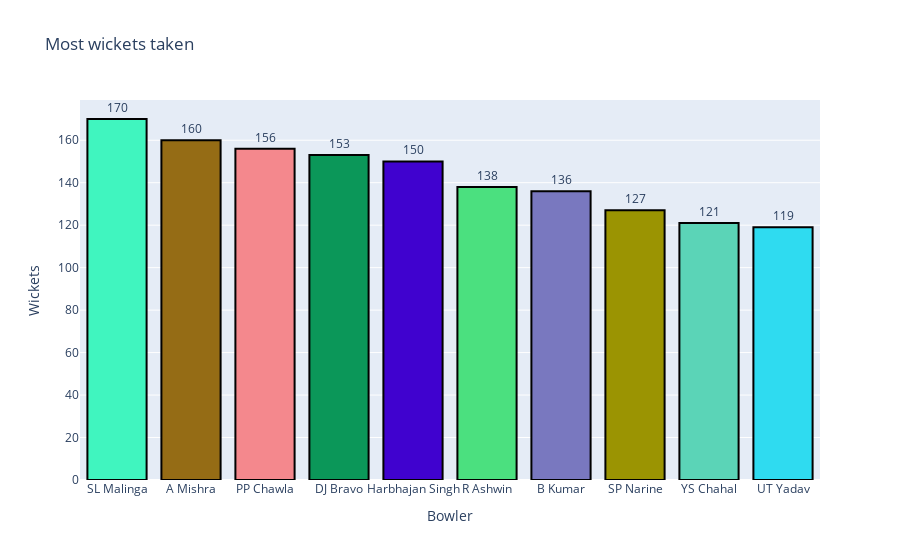

Notebook code for this chart:
### Markdown cell above
### Bowlers with most wickets<a id="2b"></a>

### Code cell
l3 = [];l4 = []
wickets_by_bowler = ['caught', 'bowled', 'lbw', 'stumped', 'hit wicket', 'caught and bowled']
w = df[df['dismissal_kind'].isin(wickets_by_bowler)]['bowler'].values
diss = [(i,w.tolist().count(i)) for i in set(w)]
diss.sort(key=lambda x: x[1])
b = diss[-10:]
b.reverse()
for i in b:
    l3.append(i[0])
    l4.append(i[1])
 
fig = go.Figure([go.Bar(x=l3, y= l4,text = l4,textposition='outside',marker=dict(color=random_colors(10), line=dict(color='#000000', width=2)))])
layout = go.Layout(title = 'Most wickets taken',xaxis=dict(title='Bowler',tickmode='linear'),yaxis=dict(title='Wickets'))
fig.update_layout(layout)
iplot(fig)

### Figure 1 — Plotly figure (JSON) as saved in the notebook; plotly's stock layout.template omitted (floating-point values rounded to 4 significant figures)
{"data": [{"marker": {"color": ["#40F5BF", "#956C15", "#F4888D", "#0B9759", "#4002CF", "#4BE07F", "#7978BF", "#9B9402", "#5BD4B7", "#2FDBF0"], "line": {"color": "#000000", "width": 2}}, "text": ["170", "160", "156", "153", "150", "138", "136", "127", "121", "119"], "textposition": "outside", "type": "bar", "x": ["SL Malinga", "A Mishra", "PP Chawla", "DJ Bravo", "Harbhajan Singh", "R Ashwin", "B Kumar", "SP Narine", "YS Chahal", "UT Yadav"], "y": [170, 160, 156, 153, 150, 138, 136, 127, 121, 119]}], "layout": {"title": {"text": "Most wickets taken"}, "xaxis": {"tickmode": "linear", "title": {"text": "Bowler"}}, "yaxis": {"title": {"text": "Wickets"}}}}
